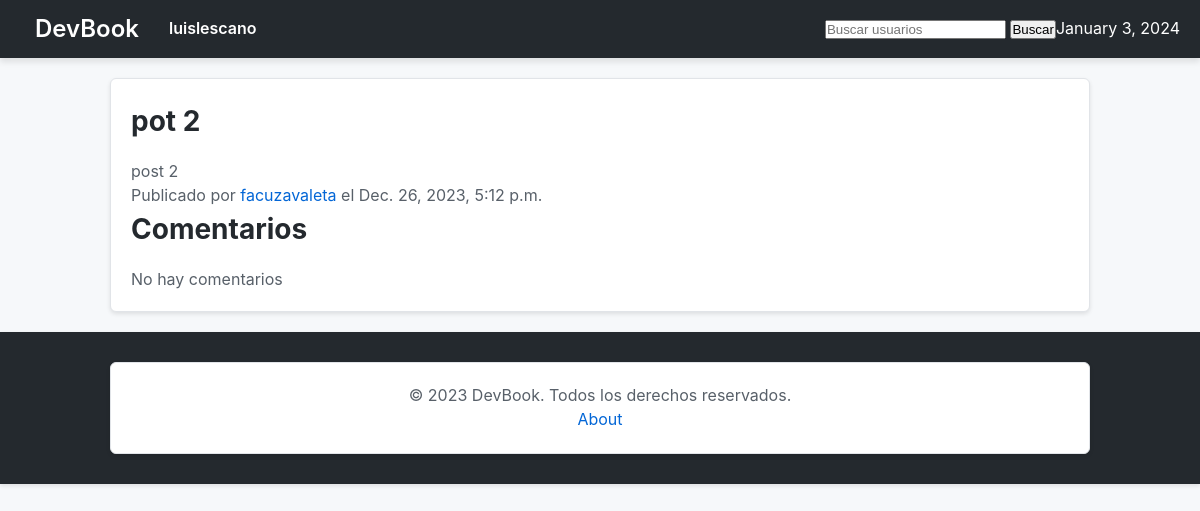
Page /facuzavaleta/posts/9/ (signed in) on the committed database.
### users/models.py (models this page shows, shortened)
class CustomUser(AbstractUser):
    email = models.EmailField(unique=True)
    bio = models.TextField(max_length=500, blank=True)
    image = models.ImageField(upload_to='profile_images/', null=True, blank=True)
    followers = models.ManyToManyField('self', symmetrical=False, related_name='following', blank=True)

### posts/models.py (models this page shows, shortened)
class Post(models.Model):
    title = models.CharField(max_length=255)
    content = models.TextField()
    profile_owner = models.ForeignKey(CustomUser, related_name='profile_owner', on_delete=models.CASCADE)
    posted_by = models.ForeignKey(CustomUser, related_name='posted_by', on_delete=models.CASCADE)
    created_at = models.DateTimeField(auto_now_add=True)

### posts/views.py (the view)
# urls.py: path('<int:post_id>/', post_detail, name='post_detail'),
@login_required(login_url='login')
def post_detail(request, username, post_id):
    user_profile = get_object_or_404(CustomUser, username=username)
    post = get_object_or_404(Post, id=post_id, profile_owner=user_profile)
    comments = Comment.objects.filter(post=post).order_by('created_at')
    if request.method == 'POST':
        comment_form = CommentForm(request.POST)
        if comment_form.is_valid():
            new_comment = comment_form.save(commit=False)
            new_comment.post = post
            new_comment.user = request.user
            new_comment.save()
            return redirect('post_detail', username=username, post_id=post_id)
    else:
        comment_form = CommentForm()
    return render(request, 'posts/post_detail.html', {'post': post, 'comments': comments, 'comment_form': comment_form})

### posts/forms.py
class CommentForm(forms.ModelForm):
    class Meta:
        model = Comment
        fields = ['content']

### devbook/context_processors.py (called while the page is built)
def current_datetime(request):
    return {'current_datetime': datetime.now()}

### posts/templates/posts/post_detail.html (shortened to what this page needs)
{% extends 'base.html' %}
{% block page_content %}
<article class="post-detail">
    <h2>{{ post.title }}</h2>
    <p>{{ post.content }}</p>
    <p class="post-meta">
        Publicado por <a href="{% url 'home' username=post.posted_by.username %}">{{ post.posted_by.username }}</a> el {{ post.created_at }}
    </p>
</article>
<section id="comments-section">
    <h2>Comentarios</h2>
    {% if comments %}
        <ul class="comment-list">
            {% for comment in comments %}
                <li class="comment">
                    <p>{{ comment.content }} - <a href="{% url 'home' username=comment.user.username %}">{{ comment.user.username }}</a></p>
                    <p class="comment-meta">{{ comment.created_at }}</p>
                    {% if comment.user == request.user or post.profile_owner == request.user %}
                        <form method="post" action="{% url 'delete_comment' username=post.profile_owner.username post_id=post.id comment_id=comment.id %}" class="delete-comment-form">
                            {% csrf_token %}
                            <button type="submit" class="delete-comment-btn">Eliminar Comentario</button>
                        </form>
                    {% endif %}
                </li>
            {% endfor %}
        </ul>
    {% else %}
        <p>No hay comentarios</p>
    {% endif %}
</section>
{% endblock %}

### devbook/templates/base.html (shortened to what this page needs)
<!DOCTYPE html>
<html lang="en">
<head>
    {% load static %}
    <link rel="stylesheet" href="{% static 'css/styles.css' %}">
</head>
<body>
    <nav>
        <div>
            <h1><a href="{% url 'landing' %}">DevBook</a></h1>
            {% if user.is_authenticated %}
                <a href="{% url 'home' username=request.user.username %}">{{ request.user.username }}</a>
            {% endif %}
            <form method="get" action="{% url 'user_search' %}">
                <input type="text" name="q" placeholder="Buscar usuarios">
                <button type="submit">Buscar</button>
            </form>
            <p>{{ current_datetime|date:"F j, Y" }}</p>
        </div>
    </nav>
    <div class="container">
        {% block page_content %}
        {% endblock %}
    </div>
    <footer>
        <div class="container">
            <p>&copy; 2023 DevBook. Todos los derechos reservados.</p>
            <a href="{% url 'about' %}">About</a>
        </div>
    </footer>
</body>
</html>

### static/css/styles.css (style rules this page uses)
body, h1, h2, h3, p, a, button, form, input { margin: 0; padding: 0; box-sizing: border-box; text-decoration: none; }
body { font-family: -apple-system, BlinkMacSystemFont, 'Segoe UI', Roboto, 'Helvetica Neue', Arial, sans-serif; background-color: #f6f8fa; color: #24292e; line-height: 1.6; }
nav { background-color: #24292e; color: #ffffff; padding: 10px 20px; box-shadow: 0 4px 6px rgba(0, 0, 0, 0.1); }
nav div { display: flex; justify-content: space-between; align-items: center; }
nav div a { color: #ffffff; text-decoration: none; margin: 0 15px; font-weight: 600; }
nav div form { margin-left: auto; }
.container { max-width: 980px; margin: 20px auto; background-color: #ffffff; padding: 20px; border: 1px solid #e1e4e8; border-radius: 6px; box-shadow: 0 2px 4px rgba(0, 0, 0, 0.1); }
.container h2 { font-size: 28px; margin-bottom: 15px; color: #24292e; }
.container p { color: #586069; line-height: 1.5; }
.container a { color: #0366d6; text-decoration: none; }
footer { background-color: #24292e; color: #ffffff; padding: 10px 20px; text-align: center; bottom: 0; width: 100%; box-shadow: 0 2px 4px rgba(0, 0, 0, 0.1); box-sizing: border-box; }
footer p { margin: 0; }
.container { margin-bottom: 20px; box-sizing: border-box; }

### rows in the picture
CustomUser: user.username "luislescano"
Post: title "pot 2", content "post 2", posted_by.username "facuzavaleta", created_at "Dec. 26, 2023, 5:12 p.m."
